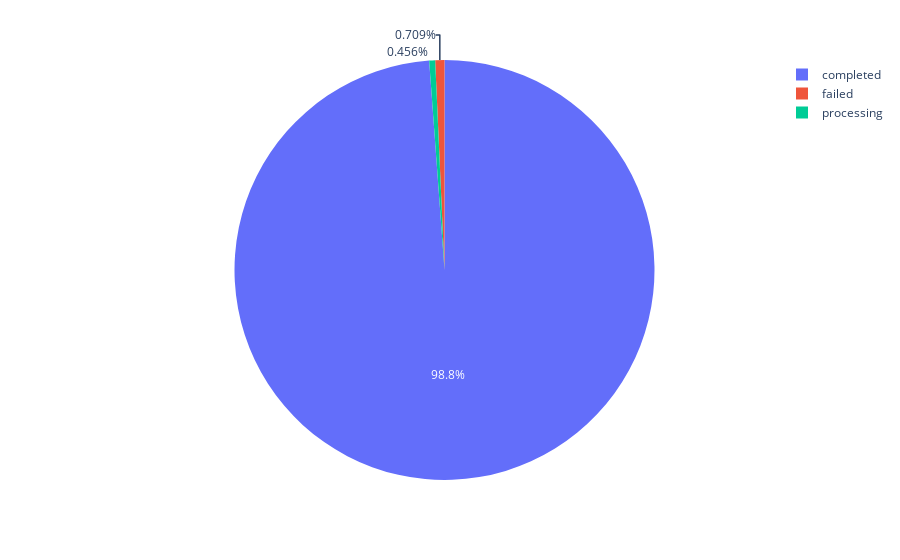

The code cell stored with this chart in its notebook:
### Code cell
rev_by_status = _read_sql("lost_rev_by_status_view")
fig = px.pie(rev_by_status, values="total", names="grouped_status")
fig.show()

### Figure 1 — Plotly figure (JSON) as saved in the notebook; plotly's stock layout.template omitted (floating-point values rounded to 4 significant figures)
{"data": [{"domain": {"x": [0, 1], "y": [0, 1]}, "hovertemplate": "grouped_status=%{label}<br>total=%{value}<extra></extra>", "labels": ["completed", "failed", "processing"], "legendgroup": "", "name": "", "showlegend": true, "type": "pie", "values": [12490000.0, 89570.0, 57660.0]}], "layout": {"legend": {"tracegroupgap": 0}, "margin": {"t": 60}}}
